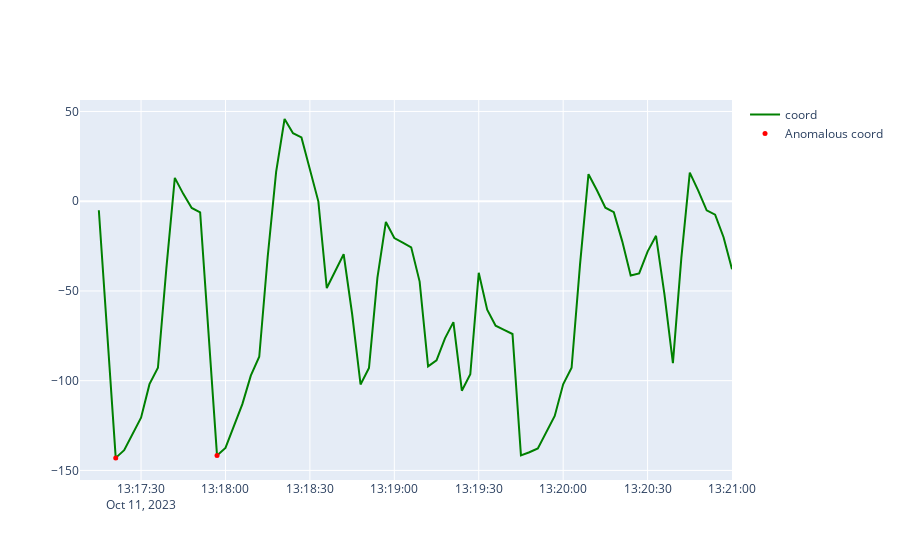

Source (notebook cell):
### Code cell
# Reshape the data for prediction
X_pred = np.array([normal['coord'][i:i+timesteps] for i in range(len(normal) - timesteps)])

# Use the autoencoder to predict on the data
predictions = autoencoder.predict(X_pred)

# Calculate reconstruction error for each sequence
mse = np.mean(np.power(normal.values[-predictions.shape[0]:] - predictions[:, -1, :], 2), axis=1)

# Scale the MSE to a percentage
min_mse = np.min(mse)
max_mse = np.max(mse)
mse_percentage = ((mse - min_mse) / (max_mse - min_mse)) * 100

# Detect anomalies by comparing the scaled reconstruction error to some threshold
threshold = 60  # Define a threshold value (in percentage)

# Add 'is_anomalous' column to the DataFrame
normal = normal.iloc[-predictions.shape[0]:].copy()
normal['is_anomalous'] = mse_percentage > threshold
normal['mse_percentage'] = mse_percentage
normal['threshold'] = threshold


# Create a new figure
fig = go.Figure()


# Add a line for the actual load
fig.add_trace(go.Scatter(
    x=normal.index,
    y=normal["coord"],
    mode='lines',
    name='coord',
    line=dict(color='green'),  # specify line color here
))

# Add a line for the anomalous load
fig.add_trace(go.Scatter(
    x=normal[normal['is_anomalous']].index,
    y=normal[normal['is_anomalous']]["coord"],
    mode='markers',
    name='Anomalous coord',
    marker=dict(color='red', size=5),  # specify marker color and size here
))

# Show the plot
fig.show()
normal.to_csv('normal_data_result.csv')

### Figure 1 — Plotly figure (JSON) as saved in the notebook; plotly's stock layout.template omitted (floating-point values rounded to 4 significant figures)
{"data": [{"line": {"color": "green"}, "mode": "lines", "name": "coord", "type": "scatter", "x": ["2023-10-11T13:17:15", "2023-10-11T13:17:18", "2023-10-11T13:17:21", "2023-10-11T13:17:24", "2023-10-11T13:17:27", "2023-10-11T13:17:30", "2023-10-11T13:17:33", "2023-10-11T13:17:36", "2023-10-11T13:17:39", "2023-10-11T13:17:42", "2023-10-11T13:17:45", "2023-10-11T13:17:48", "2023-10-11T13:17:51", "2023-10-11T13:17:54", "2023-10-11T13:17:57", "2023-10-11T13:18:00", "2023-10-11T13:18:03", "2023-10-11T13:18:06", "2023-10-11T13:18:09", "2023-10-11T13:18:12", "2023-10-11T13:18:15", "2023-10-11T13:18:18", "2023-10-11T13:18:21", "2023-10-11T13:18:24", "2023-10-11T13:18:27", "2023-10-11T13:18:30", "2023-10-11T13:18:33", "2023-10-11T13:18:36", "2023-10-11T13:18:39", "2023-10-11T13:18:42", "2023-10-11T13:18:45", "2023-10-11T13:18:48", "2023-10-11T13:18:51", "2023-10-11T13:18:54", "2023-10-11T13:18:57", "2023-10-11T13:19:00", "2023-10-11T13:19:03", "2023-10-11T13:19:06", "2023-10-11T13:19:09", "2023-10-11T13:19:12", "2023-10-11T13:19:15", "2023-10-11T13:19:18", "2023-10-11T13:19:21", "2023-10-11T13:19:24", "2023-10-11T13:19:27", "2023-10-11T13:19:30", "2023-10-11T13:19:33", "2023-10-11T13:19:36", "2023-10-11T13:19:39", "2023-10-11T13:19:42", "2023-10-11T13:19:45", "2023-10-11T13:19:48", "2023-10-11T13:19:51", "2023-10-11T13:19:54", "2023-10-11T13:19:57", "2023-10-11T13:20:00", "2023-10-11T13:20:03", "2023-10-11T13:20:06", "2023-10-11T13:20:09", "2023-10-11T13:20:12", "2023-10-11T13:20:15", "2023-10-11T13:20:18", "2023-10-11T13:20:21", "2023-10-11T13:20:24", "2023-10-11T13:20:27", "2023-10-11T13:20:30", "2023-10-11T13:20:33", "2023-10-11T13:20:36", "2023-10-11T13:20:39", "2023-10-11T13:20:42", "2023-10-11T13:20:45", "2023-10-11T13:20:48", "2023-10-11T13:20:51", "2023-10-11T13:20:54", "2023-10-11T13:20:57", "2023-10-11T13:21:00"], "y": [-5.052, -75.54, -143.0, -138.8, -129.3, -120.6, -101.9, -92.8, -37.27, 12.99, 4.096, -3.776, -6.214, -73.89, -141.7, -137.5, -125.2, -113.1, -97.21, -86.67, -31.11, 16.38, 45.8, 37.87, 35.53, 17.77, -0.088, -48.39, -38.96, -29.56, -62.72, -102.1, -92.9, -42.57, -11.57, -20.52, -23.03, -25.68, -44.82, -92.01, -88.67, -76.42, -67.36, -105.6, -96.45, -39.92, -60.49, -69.39, -71.69, -73.99, -141.6, -139.9, -137.7, -128.4, -119.7, -102.0, -92.83, -35.21, 15.07, 6.122, -3.65, -6.126, -22.38, -41.45, -40.22, -28.09, -19.26, -51.93, -90.19, -31.57, 15.9, 5.872, -5.078, -7.474, -20.08, -37.89]}, {"marker": {"color": "red", "size": 5}, "mode": "markers", "name": "Anomalous coord", "type": "scatter", "x": ["2023-10-11T13:17:21", "2023-10-11T13:17:57"], "y": [-143.0, -141.7]}], "layout": {}}
